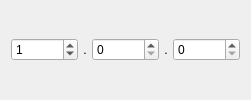
          <widget class="QWidget" name="widget" native="true">
           <layout class="QVBoxLayout" name="verticalLayout">
            <property name="spacing">
             <number>0</number>
            </property>
            <property name="topMargin">
             <number>0</number>
            </property>
            <property name="bottomMargin">
             <number>0</number>
            </property>
            <item>
             <layout class="QHBoxLayout" name="horizontalLayout_3">
              <property name="spacing">
               <number>5</number>
              </property>
              <item>
               <widget class="QSpinBox" name="spinBox">
                <property name="minimumSize">
                 <size>
                  <width>50</width>
                  <height>0</height>
                 </size>
                </property>
                <property name="maximum">
                 <number>99999999</number>
                </property>
                <property name="value">
                 <number>1</number>
                </property>
               </widget>
              </item>
              <item>
               <widget class="QLabel" name="label_4">
                <property name="sizePolicy">
                 <sizepolicy hsizetype="Maximum" vsizetype="Preferred">
                  <horstretch>0</horstretch>
                  <verstretch>0</verstretch>
                 </sizepolicy>
                </property>
                <property name="text">
                 <string>.</string>
                </property>
                <property name="alignment">
                 <set>Qt::AlignCenter</set>
                </property>
               </widget>
              </item>
              <item>
               <widget class="QSpinBox" name="spinBox_2">
                <property name="minimumSize">
                 <size>
                  <width>50</width>
                  <height>0</height>
                 </size>
                </property>
                <property name="maximum">
                 <number>999999999</number>
                </property>
               </widget>
              </item>
              <item>
               <widget class="QLabel" name="label_5">
                <property name="sizePolicy">
                 <sizepolicy hsizetype="Maximum" vsizetype="Preferred">
                  <horstretch>0</horstretch>
                  <verstretch>0</verstretch>
                 </sizepolicy>
                </property>
                <property name="text">
                 <string>.</string>
                </property>
                <property name="alignment">
                 <set>Qt::AlignCenter</set>
                </property>
               </widget>
              </item>
              <item>
               <widget class="QSpinBox" name="spinBox_3">
                <property name="minimumSize">
                 <size>
                  <width>50</width>
                  <height>0</height>
                 </size>
                </property>
                <property name="minimum">
                 <number>0</number>
                </property>
                <property name="maximum">
                 <number>999999999</number>
                </property>
                <property name="singleStep">
                 <number>1</number>
                </property>
                <property name="value">
                 <number>0</number>
                </property>
               </widget>
              </item>
             </layout>
            </item>
           </layout>
          </widget>
